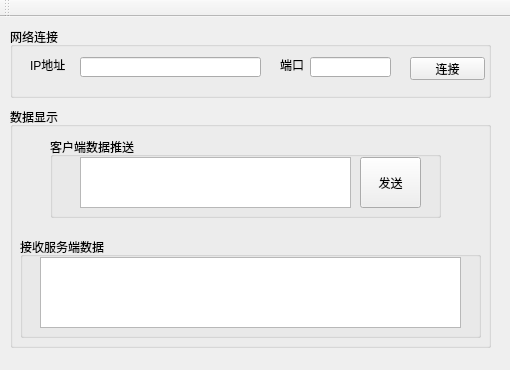
<?xml version="1.0" encoding="UTF-8"?>
<ui version="4.0">
 <class>MainWindow</class>
 <widget class="QMainWindow" name="MainWindow">
  <property name="geometry">
   <rect>
    <x>0</x>
    <y>0</y>
    <width>510</width>
    <height>370</height>
   </rect>
  </property>
  <property name="windowTitle">
   <string>MainWindow</string>
  </property>
  <widget class="QWidget" name="centralWidget">
   <widget class="QGroupBox" name="groupBox">
    <property name="geometry">
     <rect>
      <x>10</x>
      <y>10</y>
      <width>481</width>
      <height>71</height>
     </rect>
    </property>
    <property name="title">
     <string>网络连接</string>
    </property>
    <widget class="QLabel" name="label">
     <property name="geometry">
      <rect>
       <x>20</x>
       <y>30</y>
       <width>41</width>
       <height>16</height>
      </rect>
     </property>
     <property name="text">
      <string>IP地址</string>
     </property>
    </widget>
    <widget class="QLineEdit" name="lineEdit_IP">
     <property name="geometry">
      <rect>
       <x>70</x>
       <y>30</y>
       <width>181</width>
       <height>20</height>
      </rect>
     </property>
    </widget>
    <widget class="QLabel" name="label_2">
     <property name="geometry">
      <rect>
       <x>270</x>
       <y>30</y>
       <width>31</width>
       <height>16</height>
      </rect>
     </property>
     <property name="text">
      <string>端口</string>
     </property>
    </widget>
    <widget class="QLineEdit" name="lineEdit_Port">
     <property name="geometry">
      <rect>
       <x>300</x>
       <y>30</y>
       <width>81</width>
       <height>20</height>
      </rect>
     </property>
    </widget>
    <widget class="QPushButton" name="pushButton_Connection">
     <property name="geometry">
      <rect>
       <x>400</x>
       <y>30</y>
       <width>75</width>
       <height>23</height>
      </rect>
     </property>
     <property name="text">
      <string>连接</string>
     </property>
    </widget>
    <zorder>label</zorder>
    <zorder>lineEdit_IP</zorder>
    <zorder>label_2</zorder>
    <zorder>lineEdit_Port</zorder>
    <zorder>pushButton_Connection</zorder>
    <zorder>pushButton_Connection</zorder>
   </widget>
   <widget class="QGroupBox" name="groupBox_2">
    <property name="geometry">
     <rect>
      <x>10</x>
      <y>90</y>
      <width>481</width>
      <height>241</height>
     </rect>
    </property>
    <property name="title">
     <string>数据显示</string>
    </property>
    <widget class="QGroupBox" name="groupBox_3">
     <property name="geometry">
      <rect>
       <x>10</x>
       <y>130</y>
       <width>461</width>
       <height>101</height>
      </rect>
     </property>
     <property name="title">
      <string>接收服务端数据</string>
     </property>
     <widget class="QTextEdit" name="textEdit_Recv">
      <property name="geometry">
       <rect>
        <x>20</x>
        <y>20</y>
        <width>421</width>
        <height>71</height>
       </rect>
      </property>
     </widget>
    </widget>
    <widget class="QGroupBox" name="groupBox_4">
     <property name="geometry">
      <rect>
       <x>40</x>
       <y>30</y>
       <width>391</width>
       <height>81</height>
      </rect>
     </property>
     <property name="title">
      <string>客户端数据推送</string>
     </property>
     <widget class="QTextEdit" name="textEdit_Send">
      <property name="geometry">
       <rect>
        <x>30</x>
        <y>20</y>
        <width>271</width>
        <height>51</height>
       </rect>
      </property>
     </widget>
     <widget class="QPushButton" name="pushButton_Send">
      <property name="geometry">
       <rect>
        <x>310</x>
        <y>20</y>
        <width>61</width>
        <height>51</height>
       </rect>
      </property>
      <property name="text">
       <string>发送</string>
      </property>
     </widget>
    </widget>
   </widget>
  </widget>
  <widget class="QMenuBar" name="menuBar">
   <property name="geometry">
    <rect>
     <x>0</x>
     <y>0</y>
     <width>510</width>
     <height>23</height>
    </rect>
   </property>
  </widget>
  <widget class="QToolBar" name="mainToolBar">
   <attribute name="toolBarArea">
    <enum>TopToolBarArea</enum>
   </attribute>
   <attribute name="toolBarBreak">
    <bool>false</bool>
   </attribute>
  </widget>
 </widget>
 <layoutdefault spacing="6" margin="11"/>
 <resources/>
 <connections/>
</ui>
